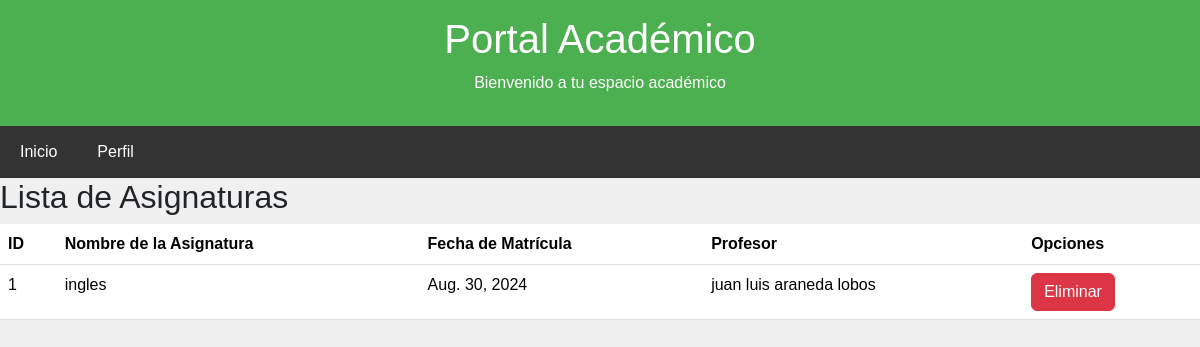
The page /Lista_asignaturas/ on the database as committed earlier.
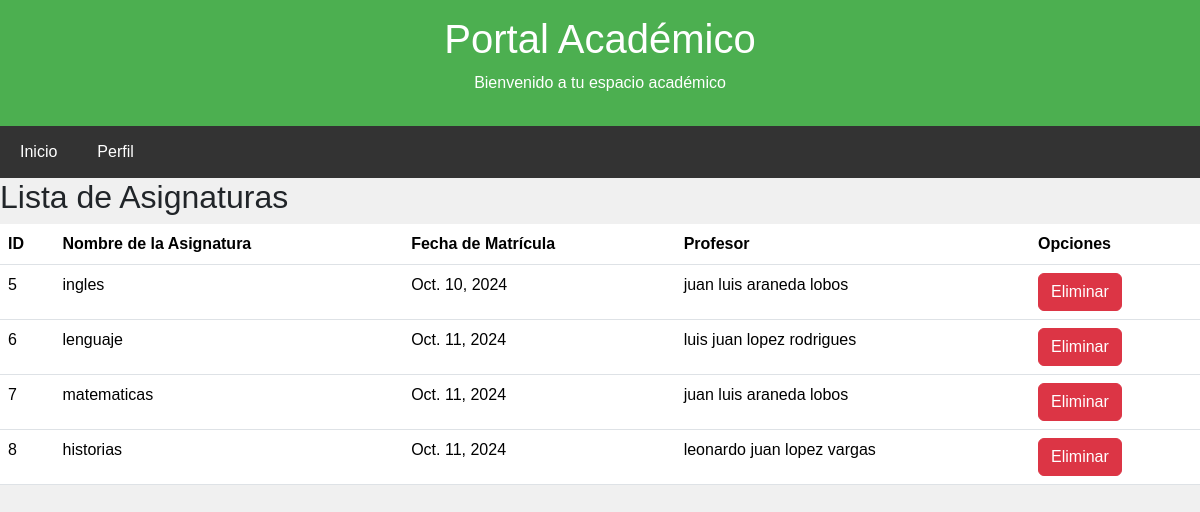
The same page on the database as committed later.
### appproject/models.py (models this page shows, shortened)
class Clases(models.Model):
    idClases = models.AutoField(primary_key=True)
    nombre = models.CharField(max_length=45)
    fecha_matricula = models.DateField()
    profesor = models.ForeignKey(Profesor, on_delete=models.CASCADE)

class Profesor(models.Model):
    idProfesor = models.AutoField(primary_key=True)
    nombre = models.CharField(max_length=45)
    apellido = models.CharField(max_length=45)
    telefono = models.IntegerField()
    correo = models.EmailField(max_length=45)
    rut = models.CharField(max_length=45)
    contraseña = models.CharField(max_length=45)
    matricula = models.DateField()

### adminapp/views.py (the view)
# urls.py: path('Lista_asignaturas/', lista_asignaturas, name="lista_asignaturas"),
def lista_asignaturas(request):
    asignaturas = Clases.objects.all()  # Obtiene todos los cursos de la base de datos
    return render(request, 'Lista_asignaturas.html', {'asignaturas': asignaturas})

### appproject/datos_globales.py (called while the page is built)
def datos_globales(request):
    return {
        'nombre_completo': request.session.get('nombre_completo','Invitado')
    }

### templates/Lista_asignaturas.html (shortened to what this page needs)
{% extends "./Base.html" %}
{% block body %}
<h2>Lista de Asignaturas</h2>
<table class="table">
    <thead>
        <tr>
            <th>ID</th>
            <th>Nombre de la Asignatura</th>
            <th>Fecha de Matrícula</th>
            <th>Profesor</th>
            <th>Opciones</th>
        </tr>
    </thead>
    <tbody>
        {% for asignatura in asignaturas %}
            <tr>
                <td>{{ asignatura.idClases }}</td>
                <td>{{ asignatura.nombre }}</td>
                <td>{{ asignatura.fecha_matricula }}</td>
                <td>{{ asignatura.profesor.nombre }} {{ asignatura.profesor.apellido }}</td>
                <td>
                    <a href="EliminarAsignatura/{{ asignatura.idClases }}" class="btn btn-danger">Eliminar</a>
                </td>
            </tr>
        {% endfor %}
    </tbody>
</table>
{% endblock %}

### templates/Base.html (shortened to what this page needs)
<!DOCTYPE html>
<html lang="en">
<head>
    <link href="https://cdn.jsdelivr.net/npm/bootstrap@5.3.3/dist/css/bootstrap.min.css" rel="stylesheet">
    <link rel="stylesheet" href="https://cdnjs.cloudflare.com/ajax/libs/font-awesome/6.4.2/css/all.min.css" />
    <link rel="stylesheet" href="https://cdn.datatables.net/1.13.6/css/jquery.dataTables.min.css">
</head>
<body>
    <!DOCTYPE html>
<html lang="es">
<head>
</head>
<body>
    <header>
        <h1>Portal Académico</h1>
        <p>Bienvenido a tu espacio académico</p>
    </header>
    <nav style="display: flex;">
        <a href="/">Inicio</a>
        <a href="#perfil">Perfil</a>
    </nav>
</body>
</html>
    {% block body %}
    {% endblock %}
</body>
</html>

### templates/Base.html (style rules this page uses)
body { font-family: Arial, sans-serif; margin: 0; padding: 0; background-color: #f0f0f0; }
header { background-color: #4CAF50; color: white; padding: 15px; text-align: center; }
nav { background-color: #333; overflow: hidden; }
nav a { float: left; display: block; color: white; text-align: center; padding: 14px 20px; text-decoration: none; }

Rows that differ between the two databases and show on the page:
removed Clases: idClases "1", nombre "ingles", fecha_matricula "Aug. 30, 2024", profesor.nombre "juan luis", profesor.apellido "araneda lobos"
added Clases: idClases "5", nombre "ingles", fecha_matricula "Oct. 10, 2024", profesor.nombre "juan luis", profesor.apellido "araneda lobos"
added Clases: idClases "6", nombre "lenguaje", fecha_matricula "Oct. 11, 2024", profesor.nombre "luis juan", profesor.apellido "lopez rodrigues"
added Clases: idClases "7", nombre "matematicas", fecha_matricula "Oct. 11, 2024", profesor.nombre "juan luis", profesor.apellido "araneda lobos"
added Clases: idClases "8", nombre "historias", fecha_matricula "Oct. 11, 2024", profesor.nombre "leonardo juan", profesor.apellido "lopez vargas"
